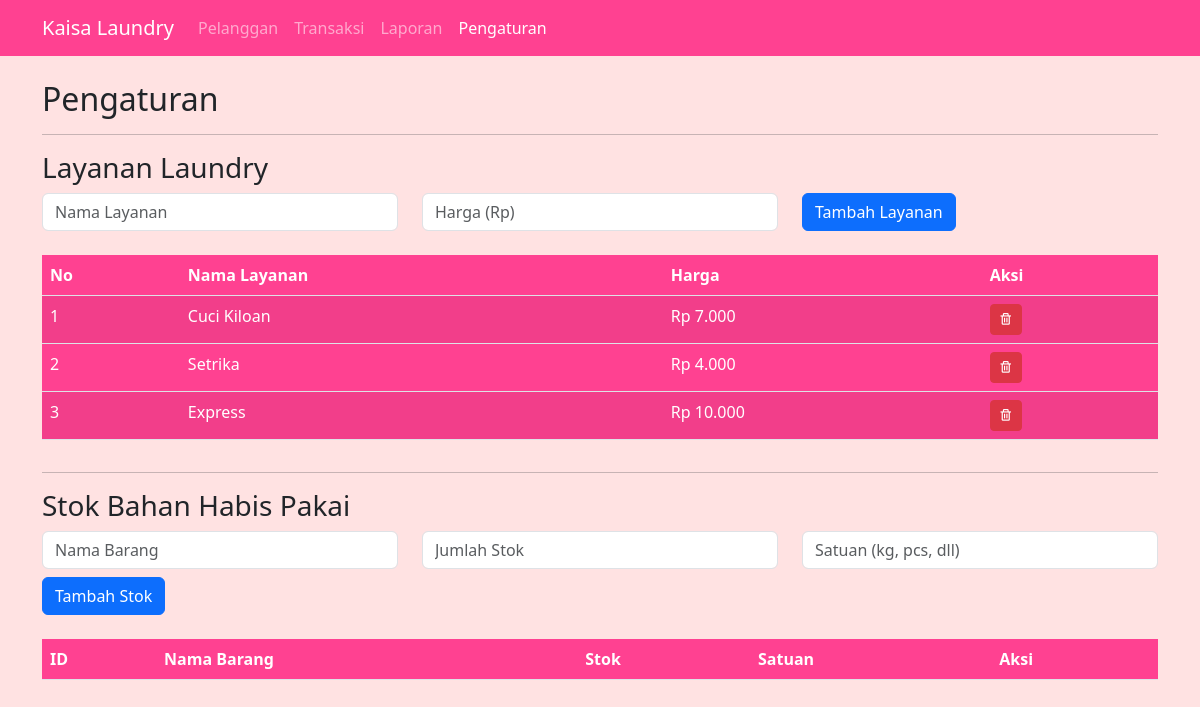
/setting/setting.php, run on an earlier commit of the app's database.
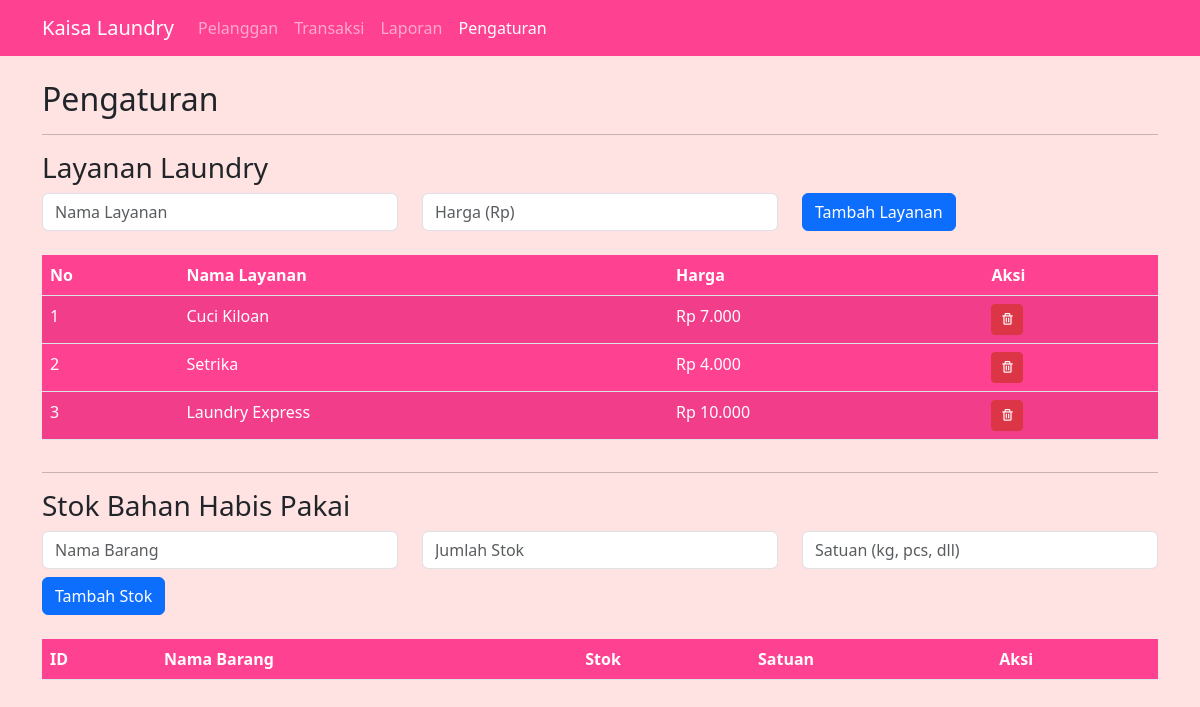
And on a later commit of the database.
### tables this page shows
CREATE TABLE `layanan` (
    `id_layanan` INT PRIMARY KEY AUTO_INCREMENT,
    `nama_layanan` VARCHAR(255),
    `harga` DECIMAL(10, 2)
);

### setting/setting.php (the view, shortened to what this page needs)
<?php
include '../db.php';
?>
<!DOCTYPE html>
<html lang="en">
<head>
    <link href='https://cdn.jsdelivr.net/npm/bootstrap@5.3.1/dist/css/bootstrap.min.css' rel='stylesheet'>
    <link href='https://unpkg.com/boxicons@2.1.4/css/boxicons.min.css' rel='stylesheet'>
    <link rel="stylesheet" href="../style.css">
</head>
<body>
    <?php require('../layouts/navbar.php') ?>
    <div class="container mt-4">
        <h2>Pengaturan</h2>
        <hr>
        <h3>Layanan Laundry</h3>
        <form action="" method="POST" class="mb-4">
            <div class="row">
                <div class="col-md-4">
                    <input type="text" name="nama_layanan" class="form-control" placeholder="Nama Layanan" required>
                </div>
                <div class="col-md-4">
                    <input type="number" name="harga" class="form-control" placeholder="Harga (Rp)" required>
                </div>
                <div class="col-md-4">
                    <button type="submit" name="add_service" class="btn btn-primary">Tambah Layanan</button>
                </div>
            </div>
        </form>
        <div class="table-responsive">
            <table class="table table-striped">
                <thead>
                    <tr>
                        <th>No</th>
                        <th>Nama Layanan</th>
                        <th>Harga</th>
                        <th>Aksi</th>
                    </tr>
                </thead>
                <tbody>
                    <?php
                    $no = 1;
                    $result = $conn->query("SELECT * FROM layanan");
                    foreach ($result as $row):
                    ?>
                        <tr>
                            <td><?= $no++ ?></td>
                            <td><?= $row['nama_layanan'] ?></td>
                            <td>Rp <?= number_format($row['harga'], 0, ',', '.') ?></td>
                            <td>
                                <a href='delete_layanan.php?id=<?= $row['id_layanan'] ?>' class='btn btn-danger btn-sm' onclick='return confirm("Hapus layanan ini?")'><i class="bx bx-trash"></i></a>
                            </td>
                        </tr>
                    <?php endforeach ?>
                </tbody>
            </table>
        </div>
        <hr>
        <h3>Stok Bahan Habis Pakai</h3>
        <form action="" method="POST" class="mb-4">
            <div class="row">
                <div class="col-md-4">
                    <input type="text" name="nama_barang" class="form-control" placeholder="Nama Barang" required>
                </div>
                <div class="col-md-4">
                    <input type="number" name="stok" class="form-control" placeholder="Jumlah Stok" required>
                </div>
                <div class="col-md-4">
                    <input type="text" name="satuan" class="form-control" placeholder="Satuan (kg, pcs, dll)" required>
                </div>
                <div class="col-md-4 mt-2">
                    <button type="submit" name="add_stock" class="btn btn-primary">Tambah Stok</button>
                </div>
            </div>
        </form>
        <div class="table-responsive">
            <table class="table table-striped">
                <thead>
                    <tr>
                        <th>ID</th>
                        <th>Nama Barang</th>
                        <th>Stok</th>
                        <th>Satuan</th>
                        <th>Aksi</th>
                    </tr>
                </thead>
            </table>
        </div>
    </div>
</body>
</html>

### layouts/navbar.php (shortened to what this page needs)
<nav class="navbar navbar-expand-lg navbar-dark">
    <div class="container">
        <a class="navbar-brand" href="/laundry">Kaisa Laundry</a>
        <div class="collapse navbar-collapse" id="navbarNav">
            <ul class="navbar-nav">
                <li class="nav-item"><a class="nav-link <?= (basename($_SERVER['PHP_SELF']) == 'list_pelanggan.php') ? 'active' : ''; ?>" href="/laundry/pelanggan/list_pelanggan.php">Pelanggan</a></li>
                <li class="nav-item"><a class="nav-link <?= (basename($_SERVER['PHP_SELF']) == 'list_transaksi.php') ? 'active' : ''; ?>" href="/laundry/transaksi/list_transaksi.php">Transaksi</a></li>
                <li class="nav-item"><a class="nav-link <?= (basename($_SERVER['PHP_SELF']) == 'laporan_harian.php' || basename($_SERVER['PHP_SELF']) == 'laporan_bulanan.php') ? 'active' : ''; ?>" href="/laundry/laporan/laporan_harian.php">Laporan</a></li>
                <li class="nav-item"><a class="nav-link <?= (basename($_SERVER['PHP_SELF']) == 'setting.php') ? 'active' : ''; ?>" href="/laundry/setting/setting.php">Pengaturan</a></li>
            </ul>
        </div>
    </div>
</nav>

### style.css (style rules this page uses)
nav { background: #ff4191; }
body { background: #ffe2e2; }
.table > :not(caption) > * > * { background: #ff4191; color: #fff; }

What changed in the data, as far as the page shows it:
changed layanan: nama_layanan "Express" → "Laundry Express"
